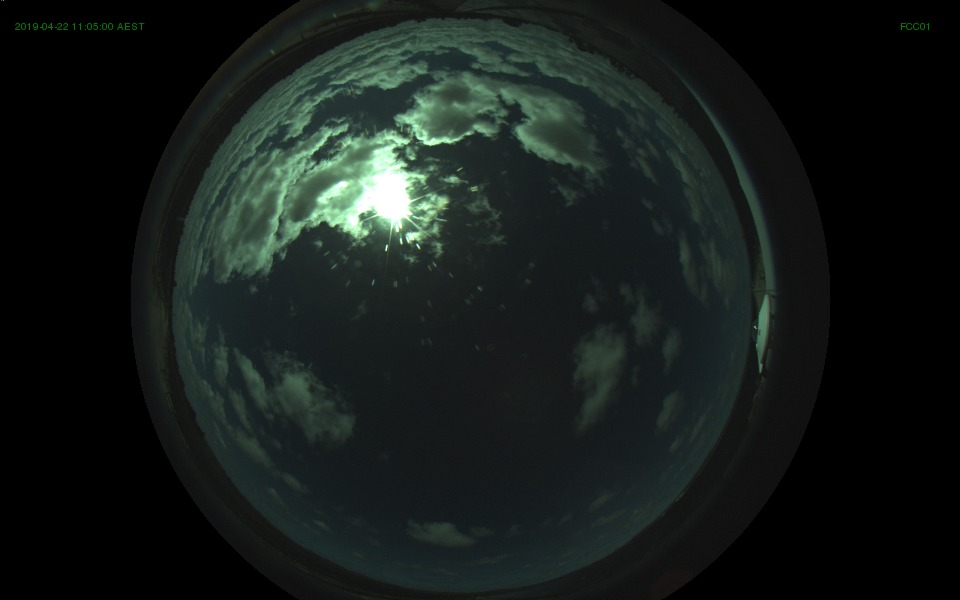
%> input picture draft/cloud1.png, 960 x 600 px
$ octave Lesson_5.m   (GNU Octave 9; MATLAB toolbox functions it lacks are replaced by stand-ins)
%> lines starting %> are read from the running program, lines starting %| are printed output that depends on the picture
%% apply noise reduction
pkg load image;

function [yIndex xIndex zIndex] = find_template_2D(template, img)
    c1 = normxcorr2(template(:,:,1),img(:,:,1));
    c2 = normxcorr2(template(:,:,2),img(:,:,2));
    c3 = normxcorr2(template(:,:,3),img(:,:,3));
    c = cat(3,c1,c2,c3);
    figure(3)
    imshow(c,[0,255])
    [yIndex  xIndex zIndex] = find(c==max(c(:)));
endfunction

im1 = imread('./cloud1.png');
%> im1 is the input picture: size 600x960x3 uint8; mean R, G, B 21.6, 28, 25.5
figure(1)
imshow(im1)
%im2 = mean(ceil(im1(:,:,:)),3);
im2 = ceil(im1(:,:,:));
im3 = im2(250:280,230:260,:);
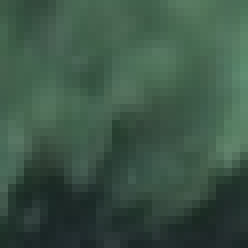
%> im3: size 31x31x3 uint8 (shown 8 times larger); mean R, G, B 60, 85.8, 70.9
size(im3);
figure(2)
imshow([im3],[0 255])
[yind xind zind] = find_template_2D(im3,im2)
%> in find_template_2D, `c1 = normxcorr2(template(:,:,1),img(:,:,1));`:
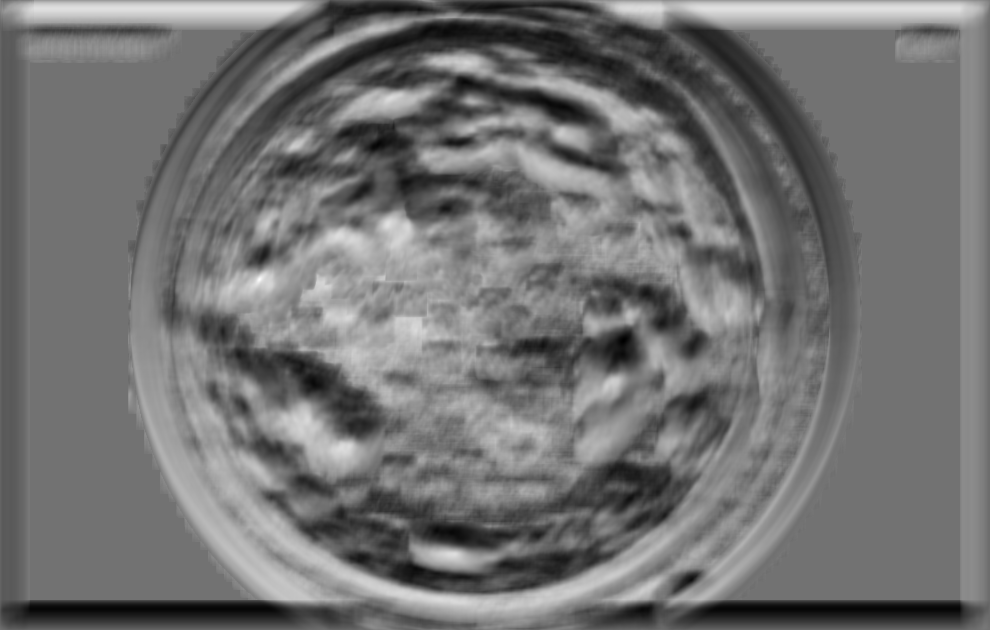
%> c1: size 630x990 double; min -0.819, max 1, mean 0.00162; drawn with min black and max white
%> in find_template_2D, `c2 = normxcorr2(template(:,:,2),img(:,:,2));`:
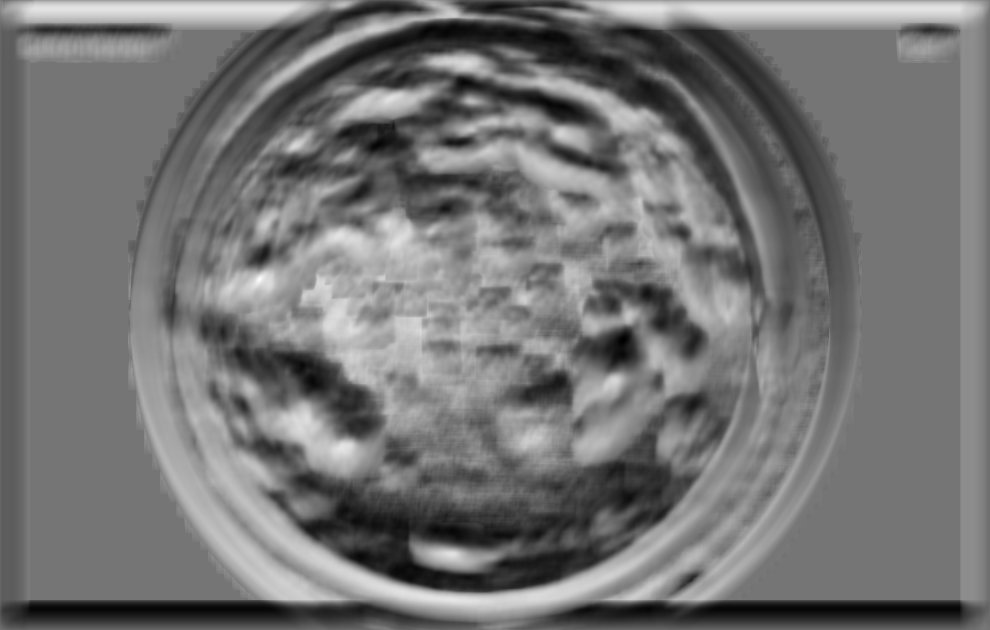
%> c2: size 630x990 double; min -0.849, max 1, mean -0.00366; drawn with min black and max white
%> in find_template_2D, `c3 = normxcorr2(template(:,:,3),img(:,:,3));`:
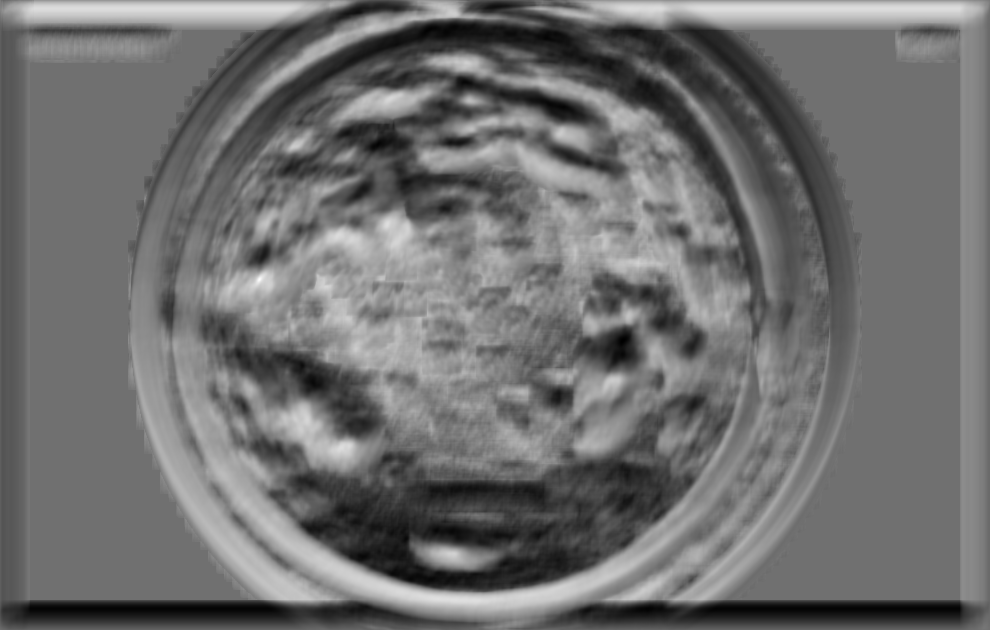
%> c3: size 630x990 double; min -0.789, max 1, mean -0.00599; drawn with min black and max white
%> in find_template_2D, `c = cat(3,c1,c2,c3);`:
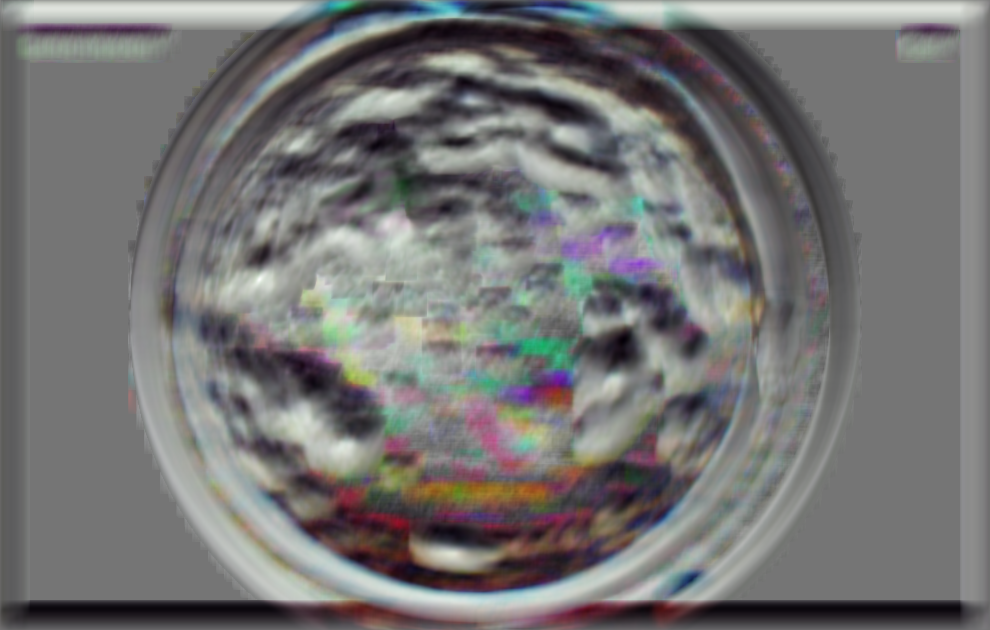
%> c: size 630x990x3 double; mean R, G, B 0.00162, -0.00366, -0.00599; drawn with min black and max white
%> in find_template_2D, `imshow(c,[0,255])`:
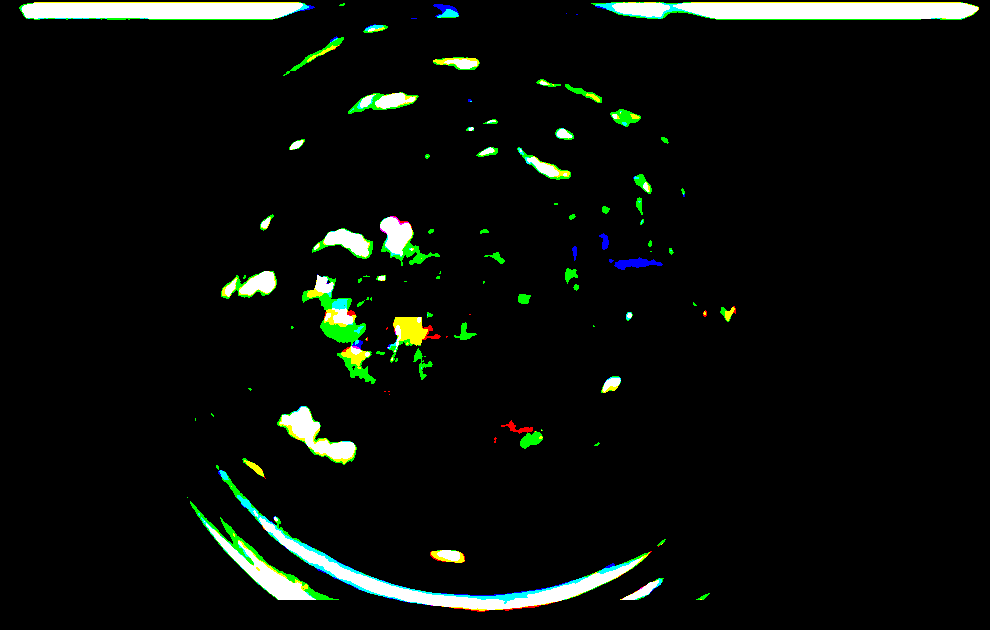
%> displayed picture: size 630x990x3, on the screen's scale of 0 to 255; mean R, G, B 0.0405, 0.0566, 0.0401; drawn with 1 as white
%> in find_template_2D, `[yIndex  xIndex zIndex] = find(c==max(c(:)));`: yIndex = 280; xIndex = 260; zIndex = true
%> yind = 280; xind = 260; zind = true

$ run again, with draft/1552016575_calibrated.png copied over draft/cloud1.png
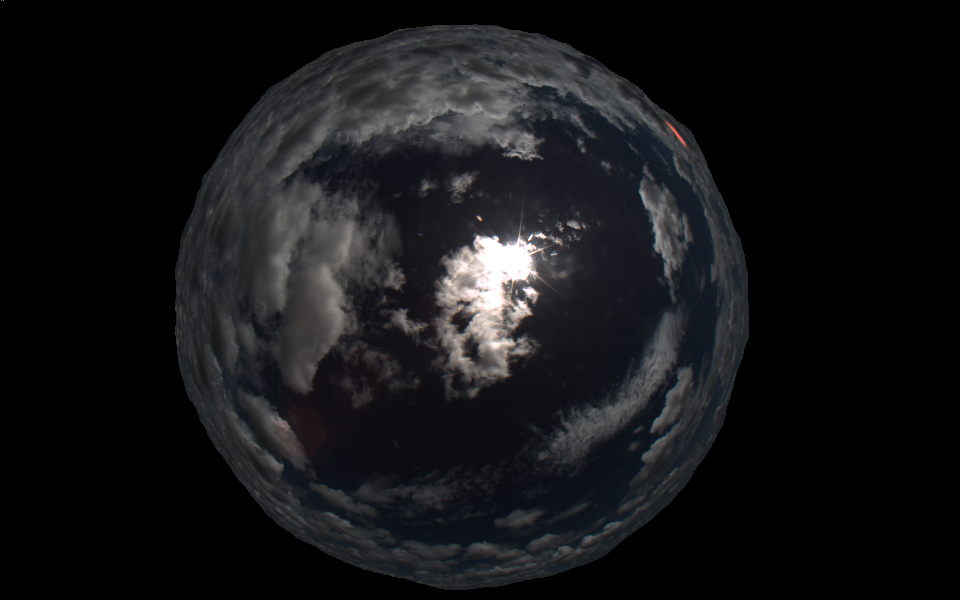
%> input picture draft/1552016575_calibrated.png, 960 x 600 px
%> im1 is the input picture: size 600x960x3 uint16; mean R, G, B 5307.9, 5396.3, 5833.7
%> in find_template_2D, `c = cat(3,c1,c2,c3);`:
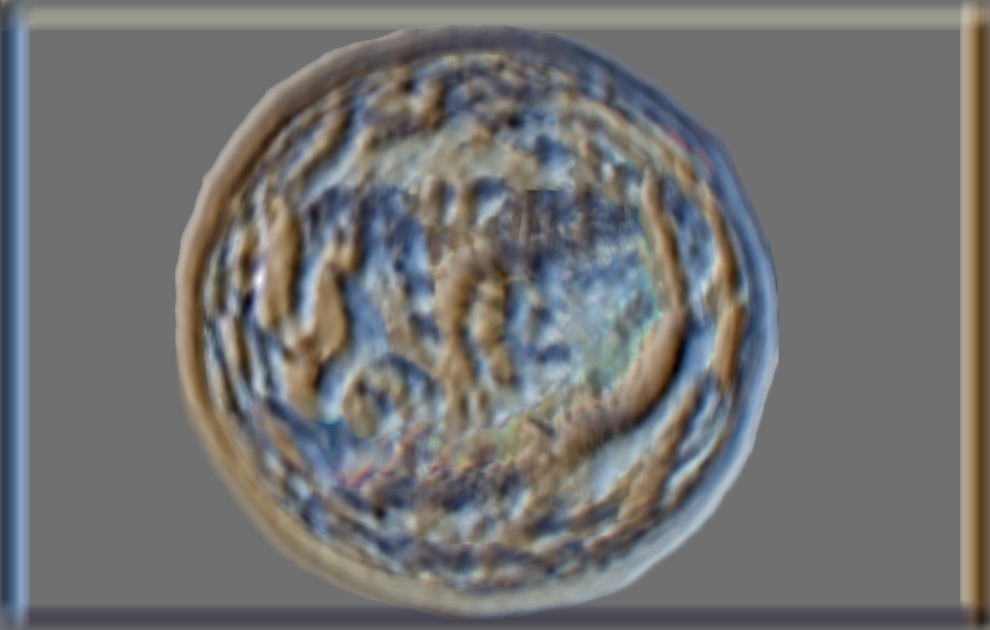
%> c: size 630x990x3 double; mean R, G, B 0.0115, 0.0114, 0.00888; drawn with min black and max white
%> in find_template_2D, `imshow(c,[0,255])`:
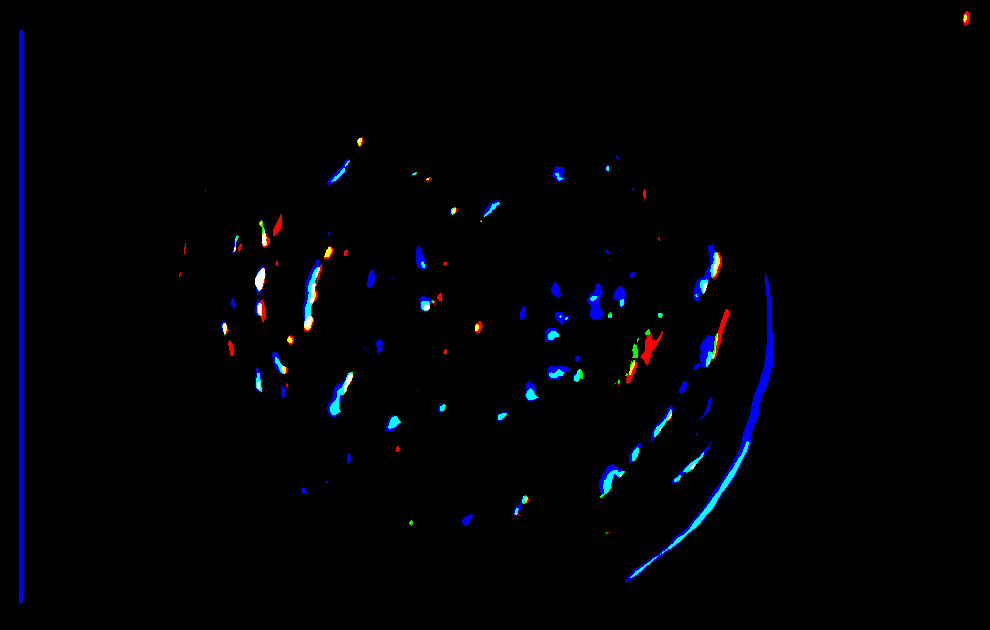
%> displayed picture: size 630x990x3, on the screen's scale of 0 to 255; mean R, G, B 0.00403, 0.00653, 0.0193; drawn with 1 as white
%> yIndex = 280; xIndex = 1250; zIndex = true
%> yind = 280; xind = 1250; zind = true
